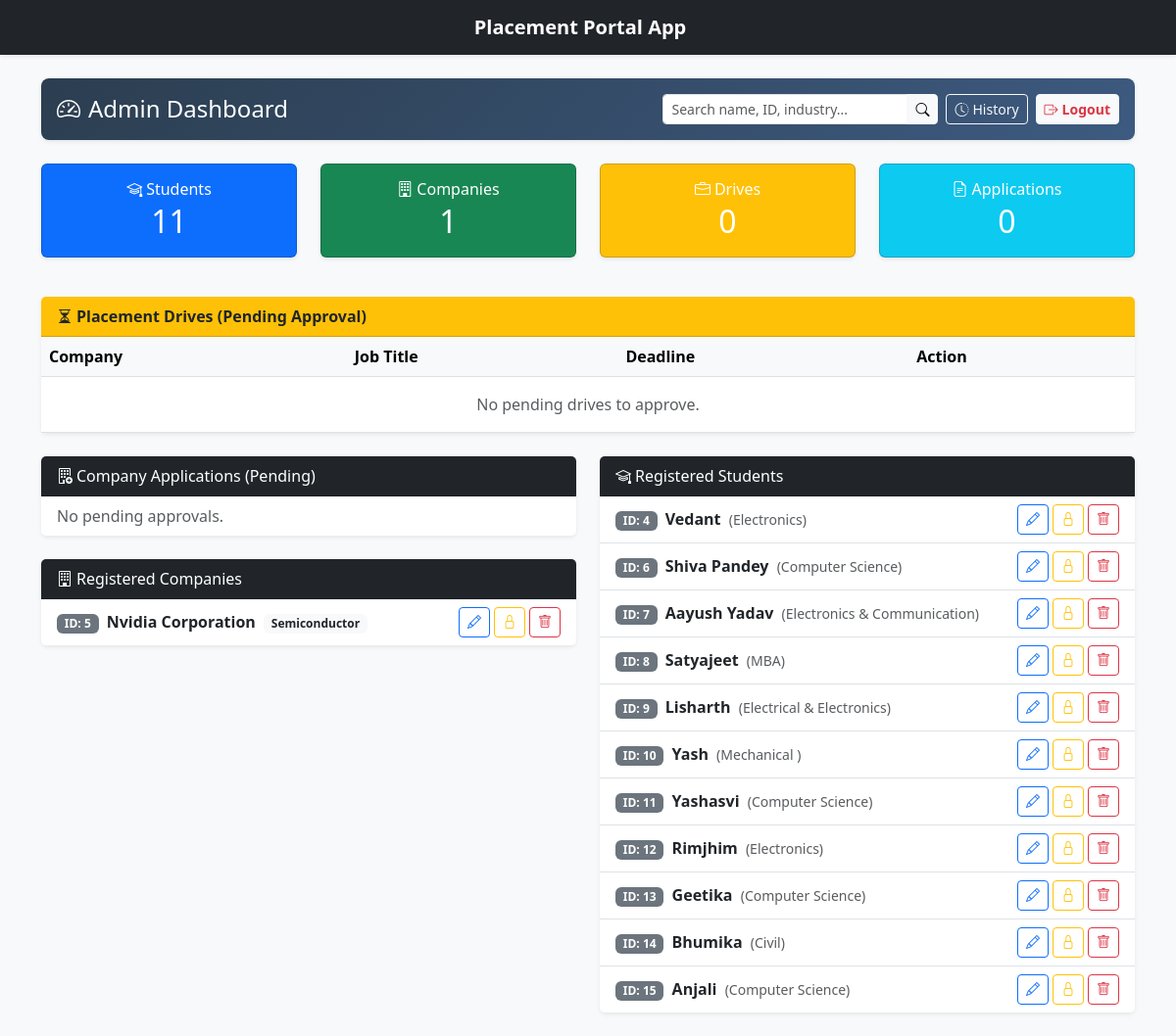
The page /admin_dashboard (signed in) on the database as committed earlier.
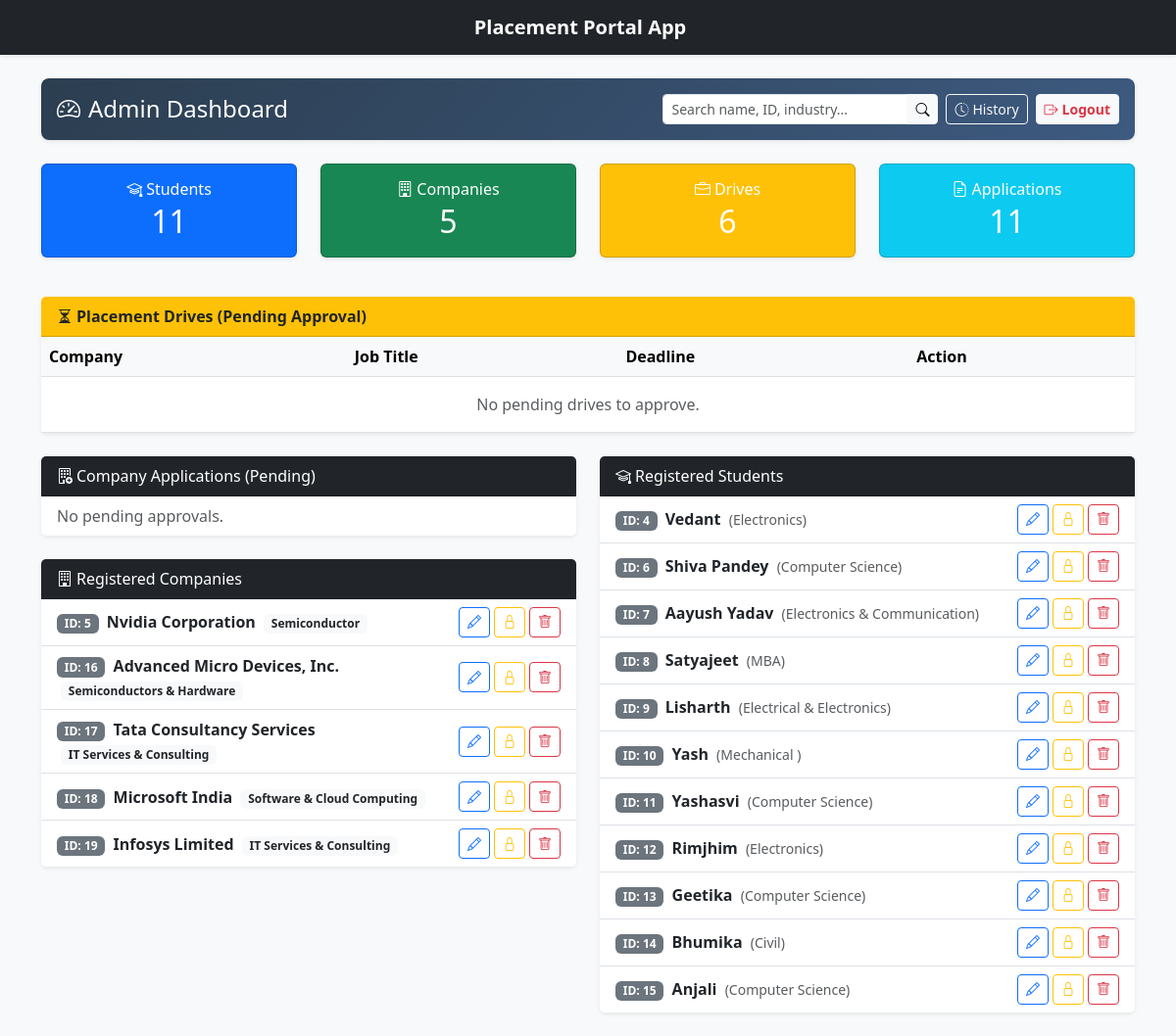
The same page on the database as committed later.
### models.py (models this page shows)
class User(db.Model, UserMixin):
    id = db.Column(db.Integer, primary_key=True)
    username = db.Column(db.String(150), unique=True, nullable=False)
    password = db.Column(db.String(150), nullable=False)
    role = db.Column(db.String(50), nullable=False)
    name = db.Column(db.String(150), nullable=True)
    department = db.Column(db.String(150), nullable=True)
    resume_filename = db.Column(db.String(255), nullable=True)
    company_name = db.Column(db.String(150), nullable=True)
    hr_contact = db.Column(db.String(150), nullable=True)
    website = db.Column(db.String(255), nullable=True)
    industry = db.Column(db.String(150), nullable=True)
    is_approved = db.Column(db.Boolean, default=False)
    is_blacklisted = db.Column(db.Boolean, default=False)

### app.py (the view)
@app.route('/admin_dashboard')
@login_required
def admin_dashboard():
    if current_user.role != 'admin':
        flash('Access denied: Admins only.', 'danger')
        return redirect(url_for('login'))
    total_students = User.query.filter_by(role='student').count()
    total_companies = User.query.filter_by(role='company').count()
    total_drives = Drive.query.count()
    total_applications = Application.query.count()
    pending_companies = User.query.filter_by(role='company', is_approved=False).all()
    pending_drives = Drive.query.filter_by(status='Pending').all()
    search_query = request.args.get('search', '')
    if search_query:
        if search_query.isdigit():
            approved_companies = User.query.filter_by(role='company', is_approved=True, id=int(search_query)).all()
            students = User.query.filter_by(role='student', id=int(search_query)).all()
        else:
            approved_companies = User.query.filter(
                User.role == 'company',
                User.is_approved == True,
                db.or_(
                    User.company_name.ilike(f'%{search_query}%'),
                    User.industry.ilike(f'%{search_query}%'),
                    User.hr_contact.ilike(f'%{search_query}%')
                )
            ).all()
            students = User.query.filter(
                User.role == 'student',
                db.or_(
                    User.name.ilike(f'%{search_query}%'),
                    User.username.ilike(f'%{search_query}%')
                )
            ).all()
    else:
        approved_companies = User.query.filter_by(role='company', is_approved=True).all()
        students = User.query.filter_by(role='student').all()
    return render_template('admin_dashboard.html',
                           stats={'students': total_students, 'companies': total_companies,
                                  'drives': total_drives, 'apps': total_applications},
                           pending_companies=pending_companies,
                           approved_companies=approved_companies,
                           students=students,
                           pending_drives=pending_drives,
                           search_query=search_query)

### app.py (called while the page is built)
@login_manager.user_loader
def load_user(user_id):
    return User.query.get(int(user_id))

### templates/admin_dashboard.html (shortened to what the changed rows need)
{% extends 'base.html' %}
{% block content %}
<div class="row mb-4 text-center">
    <div class="col-md-3">
        <div class="card text-white bg-primary mb-3 shadow-sm">
            <div class="card-body py-3">
                <h2 class="mb-0">{{ stats.students }}</h2>
            </div>
        </div>
    </div>
    <div class="col-md-3">
        <div class="card text-white bg-success mb-3 shadow-sm">
            <div class="card-body py-3">
                <h6 class="card-title mb-1"><i class="bi bi-building me-1"></i>Companies</h6>
                <h2 class="mb-0">{{ stats.companies }}</h2>
            </div>
        </div>
    </div>
    <div class="col-md-3">
        <div class="card text-white bg-warning mb-3 shadow-sm">
            <div class="card-body py-3">
                <h6 class="card-title mb-1"><i class="bi bi-briefcase me-1"></i>Drives</h6>
                <h2 class="mb-0">{{ stats.drives }}</h2>
            </div>
        </div>
    </div>
    <div class="col-md-3">
        <div class="card text-white bg-info mb-3 shadow-sm">
            <div class="card-body py-3">
                <h6 class="card-title mb-1"><i class="bi bi-file-earmark-text me-1"></i>Applications</h6>
                <h2 class="mb-0">{{ stats.apps }}</h2>
            </div>
        </div>
    </div>
</div>
<div class="row mb-4">
    <div class="col-md-12">
        <div class="card border-0 shadow-sm">
            <div class="card-body p-0">
                <table class="table table-hover mb-0">
                    <thead class="table-light">
                        <tr>
                            <th>Company</th>
                            <th>Job Title</th>
                            <th>Deadline</th>
                            <th>Action</th>
                        </tr>
                    </thead>
                </table>
            </div>
        </div>
    </div>
</div>
<div class="row">
    <div class="col-md-6">
        <div class="card mb-4 border-0 shadow-sm">
            <ul class="list-group list-group-flush">
                {% for company in approved_companies %}
                <li class="list-group-item d-flex justify-content-between align-items-center">
                    <div>
                        <span class="badge bg-secondary me-1">ID: {{ company.id }}</span>
                        <strong>{{ company.company_name }}</strong>
                        {% if company.industry %}<span class="badge bg-light text-dark ms-1">{{ company.industry
                            }}</span>{% endif %}
                    </div>
                    <div class="d-flex gap-1">
                        <a href="{{ url_for('admin_edit_user', user_id=company.id) }}"
                            class="btn btn-sm btn-outline-primary"><i class="bi bi-pencil"></i></a>
                        <form action="{{ url_for('toggle_blacklist', user_id=company.id) }}" method="POST" class="m-0">
                            {% if company.is_blacklisted %}
                            <button type="submit" class="btn btn-sm btn-warning" title="Un-Blacklist"><i
                                    class="bi bi-unlock"></i></button>
                            {% else %}
                            <button type="submit" class="btn btn-sm btn-outline-warning" title="Blacklist"><i
                                    class="bi bi-lock"></i></button>
                            {% endif %}
                        </form>
                        <form action="{{ url_for('delete_user', user_id=company.id) }}" method="POST" class="m-0"
                            onsubmit="return confirm('Are you sure you want to delete this company?');">
                            <button type="submit" class="btn btn-sm btn-outline-danger"><i
                                    class="bi bi-trash"></i></button>
                        </form>
                    </div>
                </li>
                {% else %}
                <li class="list-group-item text-muted">No approved companies yet.</li>
                {% endfor %}
            </ul>
        </div>
    </div>
    <div class="col-md-6">
        <div class="card mb-4 border-0 shadow-sm">
            <ul class="list-group list-group-flush">
                {% for student in students %}
                <li class="list-group-item d-flex justify-content-between align-items-center">
                    <div>
                        <span class="badge bg-secondary me-1">ID: {{ student.id }}</span>
                        <strong>{{ student.name }}</strong>
                        <span class="text-muted small ms-1">({{ student.department }})</span>
                    </div>
                    <div class="d-flex gap-1">
                        <a href="{{ url_for('admin_edit_user', user_id=student.id) }}"
                            class="btn btn-sm btn-outline-primary"><i class="bi bi-pencil"></i></a>
                        <form action="{{ url_for('toggle_blacklist', user_id=student.id) }}" method="POST" class="m-0">
                            {% if student.is_blacklisted %}
                            <button type="submit" class="btn btn-sm btn-warning" title="Un-Blacklist"><i
                                    class="bi bi-unlock"></i></button>
                            {% else %}
                            <button type="submit" class="btn btn-sm btn-outline-warning" title="Blacklist"><i
                                    class="bi bi-lock"></i></button>
                            {% endif %}
                        </form>
                        <form action="{{ url_for('delete_user', user_id=student.id) }}" method="POST" class="m-0"
                            onsubmit="return confirm('Are you sure you want to delete this student?');">
                            <button type="submit" class="btn btn-sm btn-outline-danger"><i
                                    class="bi bi-trash"></i></button>
                        </form>
                    </div>
                </li>
                {% else %}
                <li class="list-group-item text-muted">No students registered yet.</li>
                {% endfor %}
            </ul>
        </div>
    </div>
</div>
{% endblock %}

Rows that differ between the two databases and show on the page:
added User: id "16", company_name "Advanced Micro Devices, Inc.", industry "Semiconductors & Hardware", is_blacklisted False (drawn), shown under "11"
added User: id "17", company_name "Tata Consultancy Services", industry "IT Services & Consulting", is_blacklisted False (drawn), shown under "11"
added User: id "18", company_name "Microsoft India", industry "Software & Cloud Computing", is_blacklisted False (drawn), shown under "11"
added User: id "19", company_name "Infosys Limited", industry "IT Services & Consulting", is_blacklisted False (drawn), shown under "11"
Other text that changed with them:
{{ stats.companies }}: "1" → "5"
{{ stats.drives }}: "0" → "6"
{{ stats.apps }}: "0" → "11"
